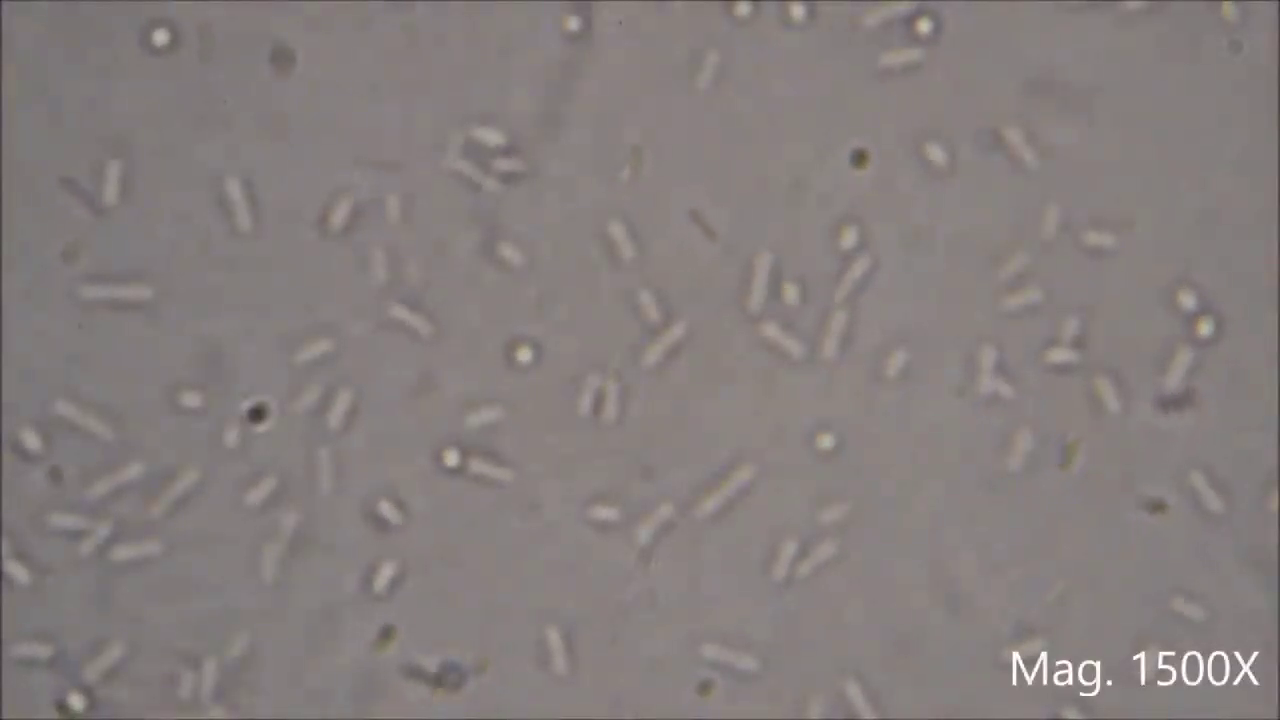
#> input picture frame 34 of bac1.mp4, 1280 x 720 px
$ python main.py
#> lines starting #> are read from the running program, lines starting #| are printed output that depends on the picture; after the words box and inside, x2 and y2 are one past the last pixel; in counts of white or black regions, pixels touching at a corner belong together
import cv2


# Open the video file
video_path = "bac1.mp4"
cap = cv2.VideoCapture(video_path)

while True:
    # Read a frame from the video
    ret, frame = cap.read()
#> frame is the input picture: shape (720, 1280, 3); mean B, G, R 125, 126.1, 133.5

    # If the frame is not read successfully, break the loop
    if not ret:
        break

    # Convert the frame to grayscale
    gray = cv2.cvtColor(frame, cv2.COLOR_BGR2GRAY)

    # Apply thresholding
    thresh, binary = cv2.threshold(gray, 150, 200, cv2.THRESH_BINARY)
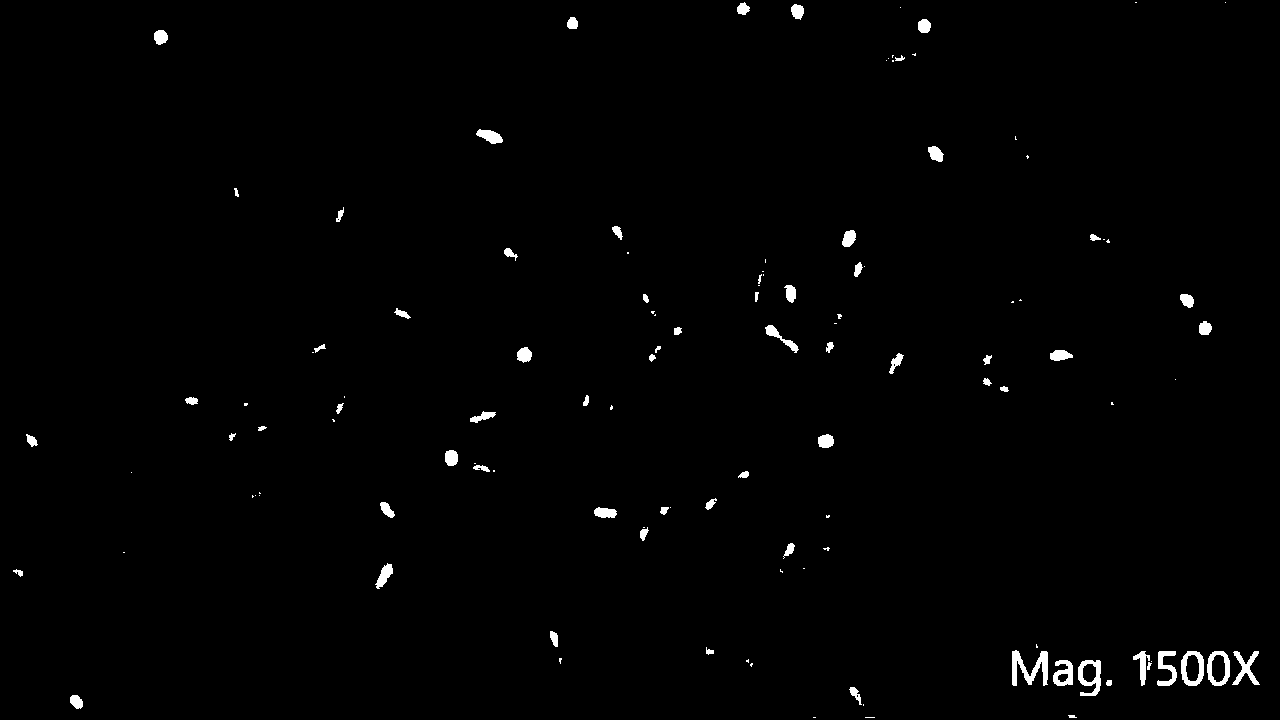
#> binary: shape (720, 1280); values 0 (black) and 200 (white), 0.99% white; 121 white regions (53 under 20 px)

    # Find contours
    contours, hierarchy = cv2.findContours(binary, cv2.RETR_EXTERNAL, cv2.CHAIN_APPROX_SIMPLE)
#> contours = 121 contours, 61 with area under 20; largest, box (x1, y1, x2, y2) and area: (1181, 651, 1204, 686) 643, (1207, 651, 1230, 686) 634, (1078, 660, 1101, 696) 566, (1012, 650, 1048, 686) 526, (1053, 660, 1073, 686) 340

    # Draw contours on the original frame
    cv2.drawContours(frame, contours, -1, (0, 255, 0), 2)

    # Get the number of bacteria
    number_of_bacteria = len(contours)
#> number_of_bacteria = 121

    # Display the bacteria count on the frame
    cv2.putText(frame, f'Bacteria Count: {number_of_bacteria}', (10, 30), cv2.FONT_HERSHEY_SIMPLEX, 1, (0, 255, 0), 2)
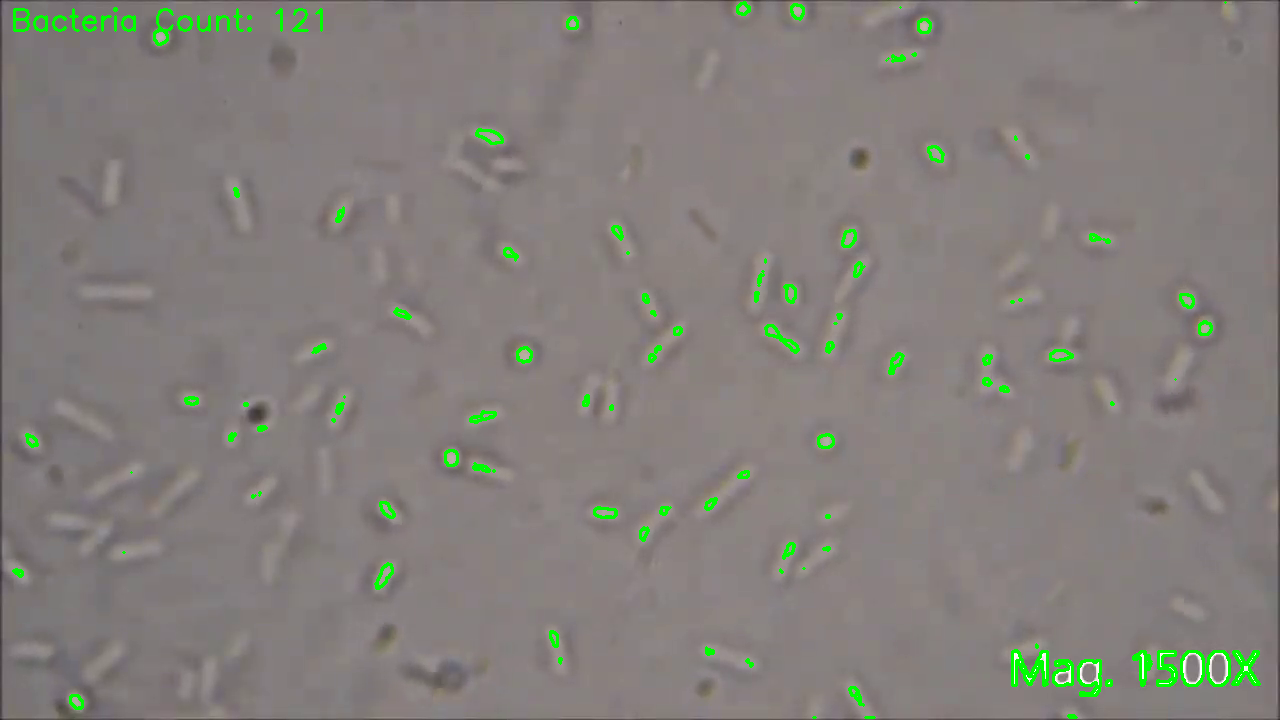
#> frame: shape (720, 1280, 3); mean B, G, R 122.9, 127.5, 131.2

    # Display the frame
    cv2.imshow("Bacteria Detection", frame)

    # Break the loop if 'q' key is pressed
    if cv2.waitKey(25) & 0xFF == ord('q'):
#> (key q is pressed here)
        break

# Release the video capture object and close all windows
cap.release()
cv2.destroyAllWindows()

$ run again, starting later in the video
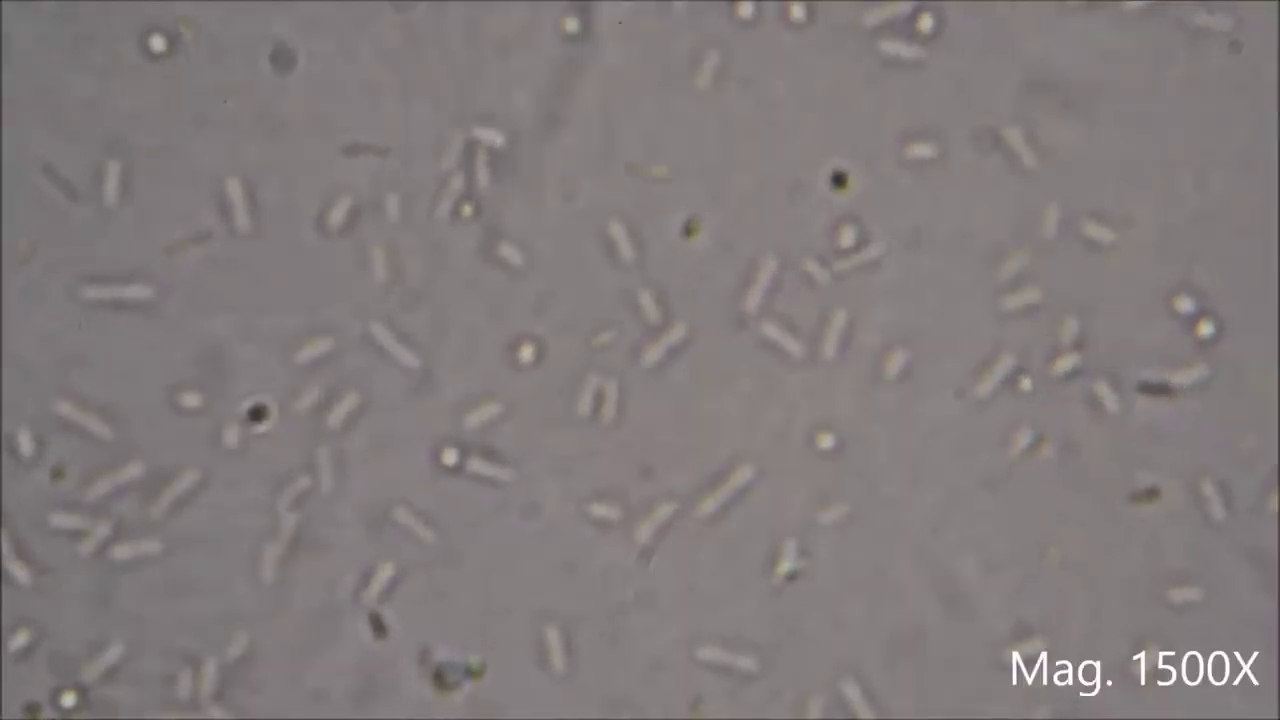
#> input picture frame 157 of bac1.mp4, 1280 x 720 px
#> frame is the input picture: shape (720, 1280, 3); mean B, G, R 124, 123.5, 130.3
#> `thresh, binary = cv2.threshold(gray, 150, 200, cv2.THRESH_BINARY)`:
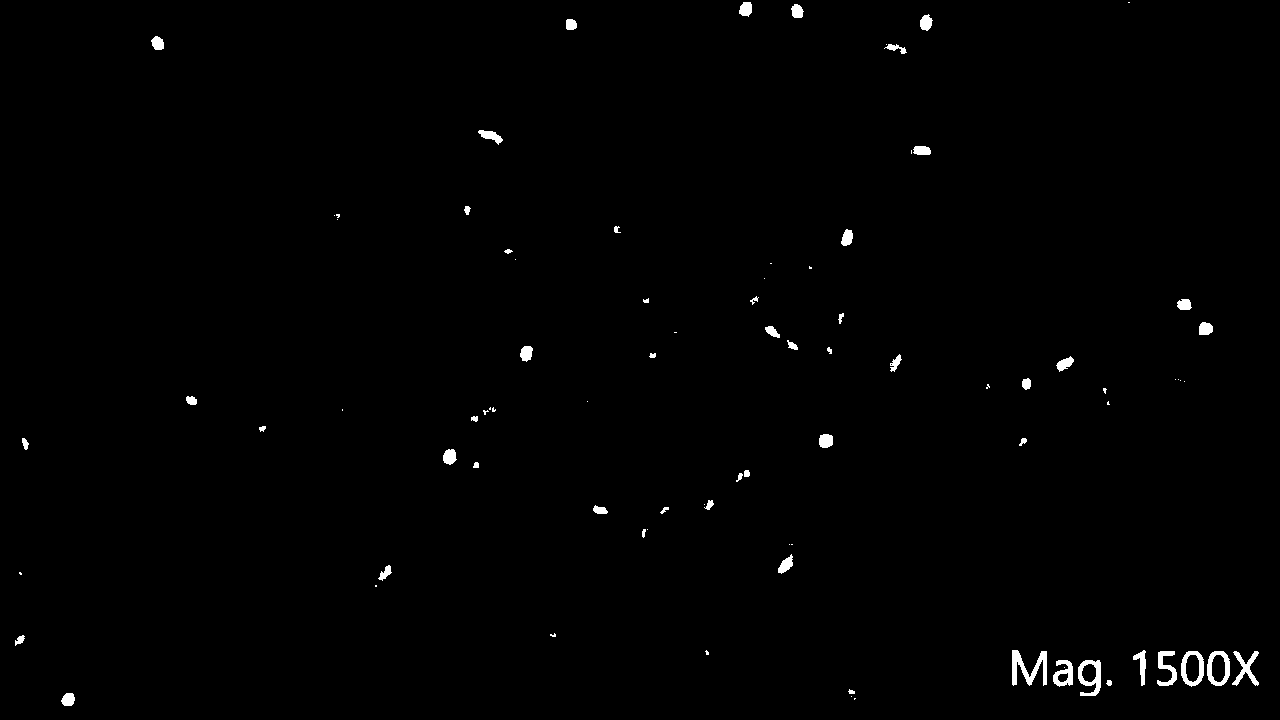
#> binary: shape (720, 1280); values 0 (black) and 200 (white), 0.76% white; 87 white regions (34 under 20 px)
#> contours = 87 contours, 44 with area under 20; largest, box (x1, y1, x2, y2) and area: (1207, 651, 1230, 686) 636, (1181, 651, 1204, 687) 634, (1078, 660, 1101, 696) 568, (1012, 650, 1047, 686) 484, (1053, 660, 1073, 687) 333
#> number_of_bacteria = 87
#> `cv2.putText(frame, f'Bacteria Count: {number_of_bacteria}', (10, 30), ..`:
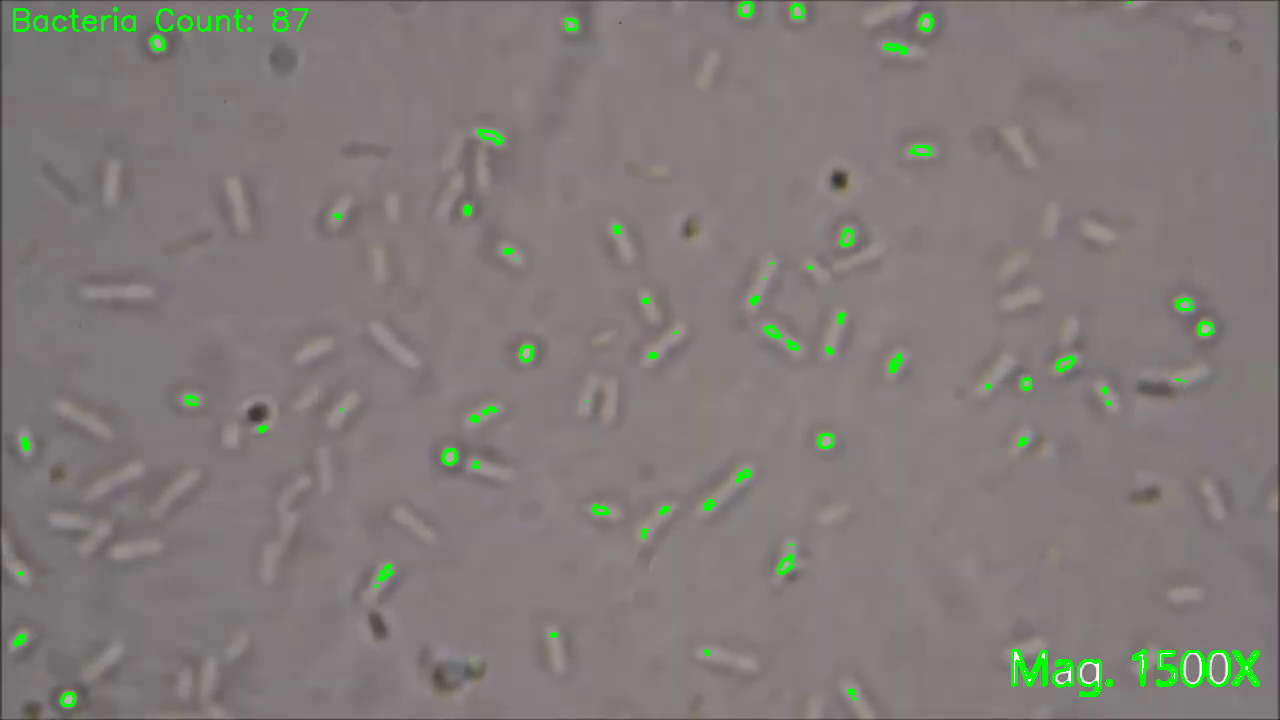
#> frame: shape (720, 1280, 3); mean B, G, R 122.3, 124.7, 128.5

$ run again, starting later in the video
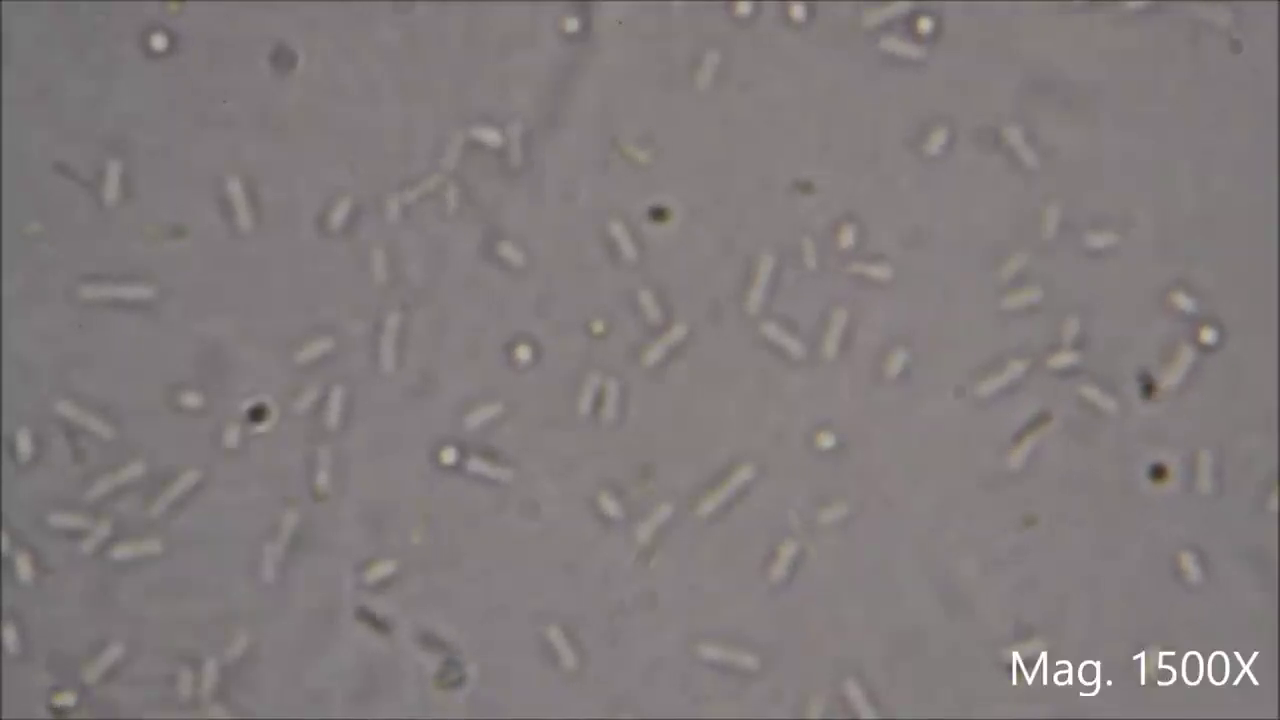
#> input picture frame 279 of bac1.mp4, 1280 x 720 px
#> frame is the input picture: shape (720, 1280, 3); mean B, G, R 123.8, 123.1, 129.6
#> `thresh, binary = cv2.threshold(gray, 150, 200, cv2.THRESH_BINARY)`:
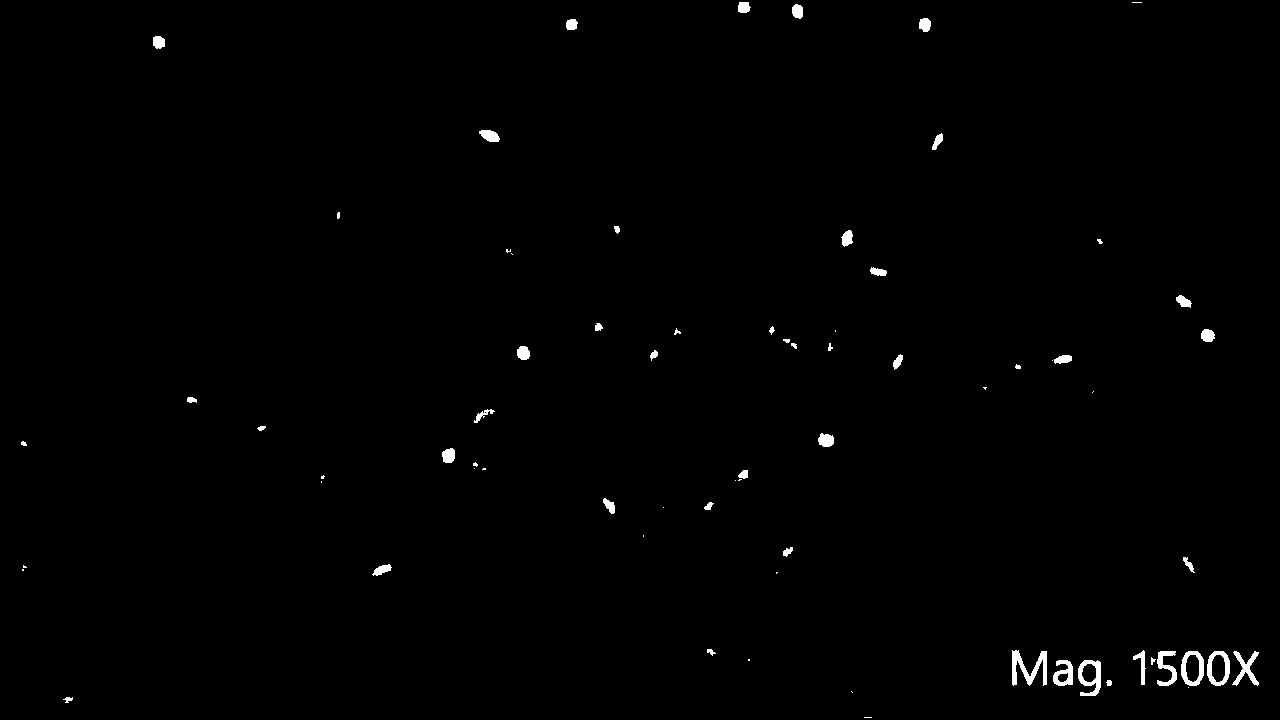
#> binary: shape (720, 1280); values 0 (black) and 200 (white), 0.69% white; 72 white regions (25 under 20 px)
#> contours = 72 contours, 33 with area under 20; largest, box (x1, y1, x2, y2) and area: (1181, 651, 1204, 686) 633, (1207, 651, 1230, 686) 628, (1078, 660, 1101, 696) 569, (1012, 650, 1047, 686) 468, (1053, 660, 1073, 686) 330
#> number_of_bacteria = 72
#> `cv2.putText(frame, f'Bacteria Count: {number_of_bacteria}', (10, 30), ..`:
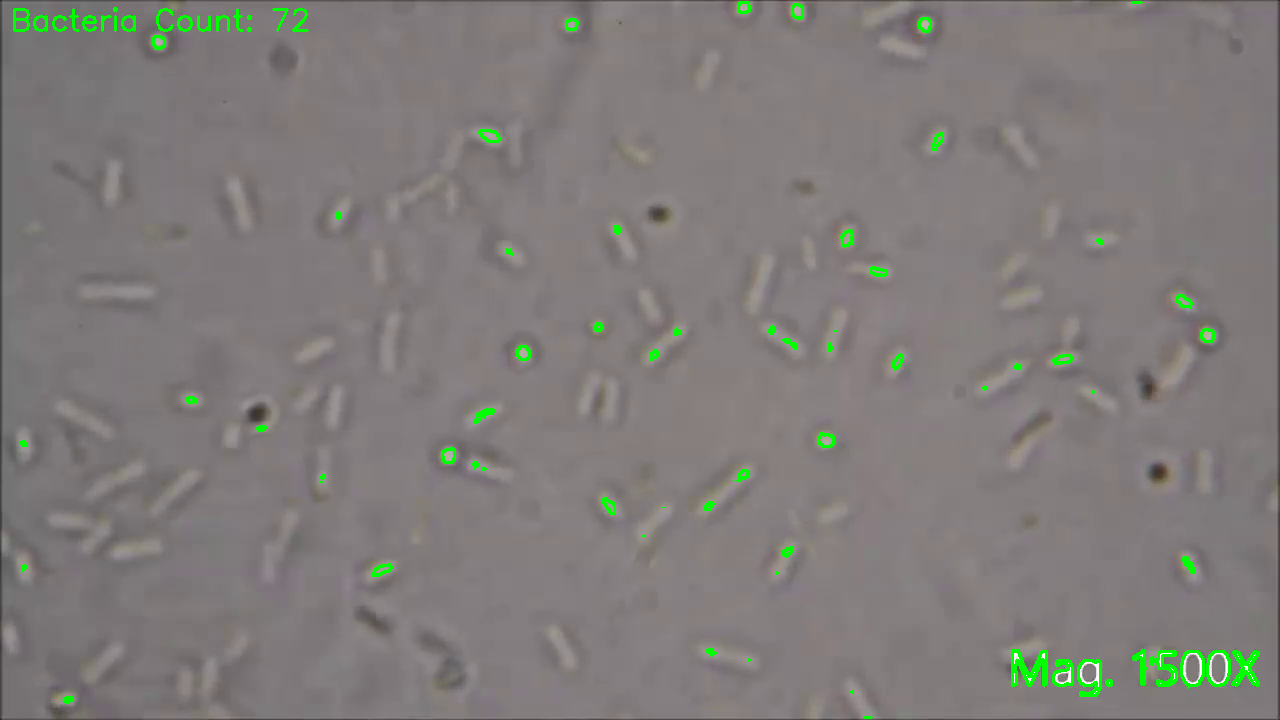
#> frame: shape (720, 1280, 3); mean B, G, R 122.1, 124.1, 127.9
